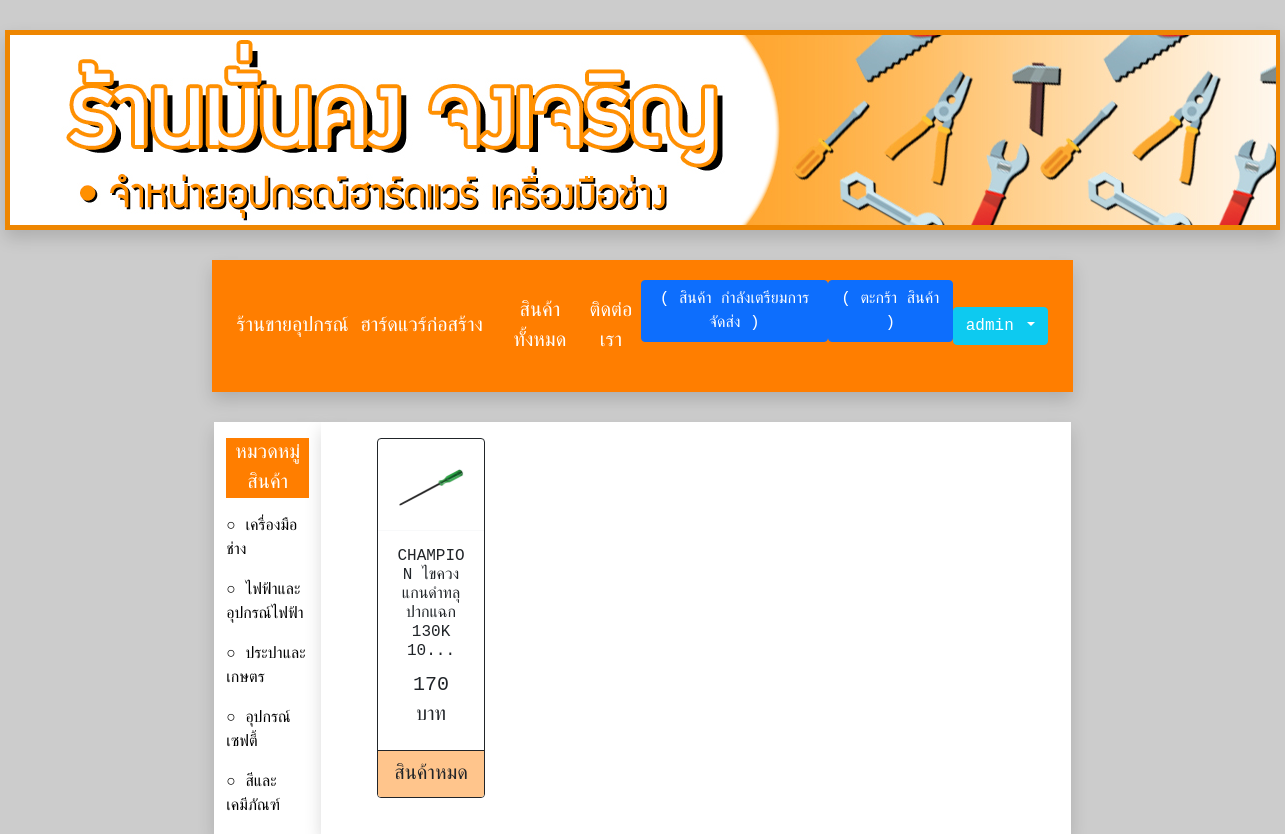
The page /TestCodeFinalProject/c_product_catelist.php (signed in) on the database its author committed.
### tables this page shows
CREATE TABLE `pdcategory` (
  `cateID` int(10) NOT NULL,
  `categoryName` varchar(255) NOT NULL
);

CREATE TABLE `product` (
  `productID` int(10) NOT NULL,
  `productName` varchar(255) NOT NULL,
  `productPic` varchar(255) NOT NULL,
  `productCategory` varchar(255) NOT NULL,
  `remainUnit` int(255) NOT NULL,
  `unit` varchar(255) NOT NULL,
  `price` int(255) NOT NULL,
  `productDetail` text NOT NULL
);

### TestCodeFinalProject/c_product_catelist.php (the view, shortened to what this page needs)
<?php require("bootstrapscrip.php");   ?>
<html lang="en">
<head>
  <link rel="stylesheet" type="text/css" href="cuspo.css">
<body >
<?php require("c_cusheader.php");   ?>
<br>
<div class="container-fluid ">
  <div class="row content justify-content-center " >
    <div class="col-sm-1 sidenav shadow p3" style="text">
    <p style="background-color: #FF7E00;" class="text-white text-center ">
    หมวดหมู่สินค้า
  </p>
<?php
$data = "SELECT *  FROM pdcategory";
$dataQuery = mysqli_query($check, $data);
?>
<?php
while($dataResult = mysqli_fetch_array($dataQuery))
{
?>
<p class="fs-6"><a class="text-black" href="c_product_catelist.php?namecate=<?php echo $dataResult["categoryName"];  ?>">○ <?php echo $dataResult["categoryName"];  ?></a></p>
            <?php } ?>
</div>
    <div class="col-sm-7 text-center shadow p3  " style="background-color: #FFFFFF;">
<?php
$namecate = $_GET['namecate'];
$strSQL = "SELECT * FROM product WHERE productCategory ='$namecate'";
$objQuery = mysqli_query($check, $strSQL) or die(mysql_error());
?>
<p>
<div style="width:88%; margin:0px auto;">
<div class="row row-cols-1 row-cols-sm-2 row-cols-md-5 g-4">
  <?php
  while($objResult = mysqli_fetch_array($objQuery))
  {
  ?>
<form action="c_increorder_pc.php" method="post">
<div class="card border-Dark mb-1 h-100" >
  <div class="card-header bg-transparent border-light"><img src="Picture/<?php echo $objResult["productPic"];?>" width="100%"></div>
  <div class="card-body text" >
    <h6 class="card-title"  title="<?php echo $objResult["productName"];?>"><?php echo iconv_substr($objResult["productName"],0,50,'UTF-8');?>...</h5>
    <p class="card-text"><?php echo $objResult["price"];?> บาท</p>
  </div>
  <div class="card-footer border-Dark" style="background-color: #FFC58C;">
  <?php if($objResult["remainUnit"]!=0){
?>
  <input type="hidden" name="txtproductID" value="<?php echo $objResult["productID"];?>" size="2">
  <input type="hidden" name="txtQty" value="1" size="2">
  <a href = "c_product_detail.php?id=<?php echo $objResult["productID"];?>"><input type="button" class="btn btn-danger" value="รายละเอียด"></a>
  <?php
if($_SESSION['username'] != NULL)
{
?>
  <input type="submit" class="btn btn-success" value="เพิ่ม">
  <?php
    }
else{
?>
<?php
}
?>
  <?php
} else {echo "สินค้าหมด";}
  ?>
</div>
</div>
</form>
  <?php
  }
  ?>
</div>
</div>
    </div>
  </div>
</div>
</body>
</html>

### TestCodeFinalProject/themealll.css (style rules this page uses)
body { background-color: white; font-family: 'supermarket', Courier, monospace; font-size: 24px; }

### TestCodeFinalProject/cuspo.css (style rules this page uses)
body { background-color: white; font-family: 'supermarket', Courier, monospace; font-size: 20px; }

### TestCodeFinalProject/cuspo1.css (style rules this page uses)
body { background-image: url(18800331.jpg); background-color: #cccccc; font-family: 'supermarket', Courier, monospace; font-size: 20px; }

### TestCodeFinalProject/c_product_catelist.php (style rules this page uses)
.sidenav { padding-top: 16px; background-color: #FFFFFF; height: auto; }
A { text-decoration:none }

### TestCodeFinalProject/c_cusheader.php (style rules this page uses)
A { text-decoration:none }

### rows shown on the page
pdcategory: categoryName "เครื่องมือช่าง"
pdcategory: categoryName "ไฟฟ้าและอุปกรณ์ไฟฟ้า"
pdcategory: categoryName "ประปาและเกษตร"
pdcategory: categoryName "อุปกรณ์เซฟตี้"
pdcategory: categoryName "สีและเคมีภัณฑ์"
product: productPic (picture), productName "CHAMPION ไขควงแกนดำทลุ ปากแฉก 130K 10", price "170", remainUnit "สินค้าหมด"

### other values the page prints
$_SESSION['username'] "admin"
